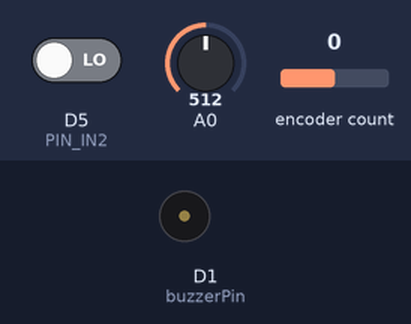
The sketch below on a simulated ESP8266 (Wemos D1 mini). Shown: buzzer (waves = sounding). The test bench sets the inputs (shaded band); at power-on: D5 (PIN_IN2) LOW, A0 = 512, encoder count 0.

Above: at 0.0 s.
At 1.1 s:
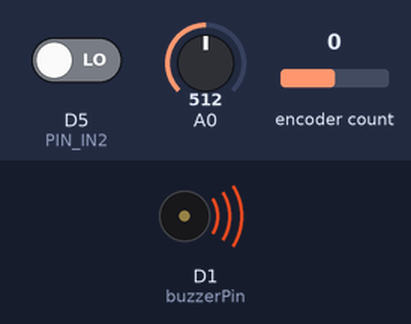
Timing chart, 0 to 2.6 s (numbered marks = the images above):
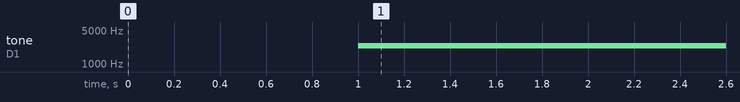

Measured:
- by itself, tone on D1 (buzzerPin): silent → 2400 Hz at 1.0 s

The sketch:

RockFinder_analog.ino
```cpp
/*

Simple detector for gamma radioactive substances,
utilizing a Mini SiPM Driver (SiD) Board
https://github.com/OpenGammaProject/Mini-SiD
and a Wemos D1 Mini ESP8266. This sketch
is basically a voltage controlled oscillator (VCO)
from analog input A0 and outputs an audio frequency
tone to a passive buzzer.

V3.0 - July 30, 2024
- Rotary encoder readout is now an interrupt service routine
- real variable gain rather than just threshold adjustment

Dependencies:
RotaryEncoder by Matthias Hertel

*/

#include <ESP8266WiFi.h>
#include <RotaryEncoder.h>

#define MIN 50                  //minimum output tone frequency (Hz)
#define MAX 5000                //maximum output tone frequency (Hz)
#define buzzerPin D1            //passive buzzer between this pin and GND

#define PIN_IN1 D6              //rotary encoder DT
#define PIN_IN2 D5              //rotary encoder CLK

#define LATCHMODE FOUR3         //LatchMode FOUR3 or TWO03, depending on encoder type
#define ROTARYSTEPS 1           //step width for gain adjustment
#define ROTARYMIN 1             //minimum gain value
#define ROTARYMAX 10            //maximum gain value
#define INI 10                  //initial gain value (or fixed gain if no encoder is connected)
#define THR 100                 //threshold to suppress SIPM noise

RotaryEncoder *encoder = nullptr;

IRAM_ATTR void checkPosition()
{
  encoder->tick();              // just call tick() to check the state.
}

void setup() {
  // Serial.begin(115200);         //debug only
  WiFi.mode(WIFI_OFF);          //turn off WIFI to reduce ESP8266 power consumption
  delay(1000);

  encoder = new RotaryEncoder(PIN_IN1, PIN_IN2, RotaryEncoder::LatchMode::LATCHMODE);
  encoder->setPosition(INI / ROTARYSTEPS);

  attachInterrupt(digitalPinToInterrupt(PIN_IN1), checkPosition, CHANGE);
  attachInterrupt(digitalPinToInterrupt(PIN_IN2), checkPosition, CHANGE);

  pinMode(buzzerPin, OUTPUT);

}

void loop() {

  encoder->tick();              // just call tick() to check the state.

   int GAIN = encoder->getPosition() * ROTARYSTEPS;

  if (GAIN < ROTARYMIN) {
    encoder->setPosition(ROTARYMIN / ROTARYSTEPS);
    GAIN = ROTARYMIN;
  }

  else if (GAIN > ROTARYMAX) {
    encoder->setPosition(ROTARYMAX / ROTARYSTEPS);
    GAIN = ROTARYMAX;
  }

    // Serial.print(GAIN);        //debug only
    // Serial.println();          //debug only

  //output tone to buzzer
  uint16_t frequencyinput = analogRead(A0) * GAIN;
  uint16_t outputfrequency = map(frequencyinput, (THR * GAIN / 2), 10230, MIN, MAX);
  tone(buzzerPin, outputfrequency);

  delay(10);
}
```
